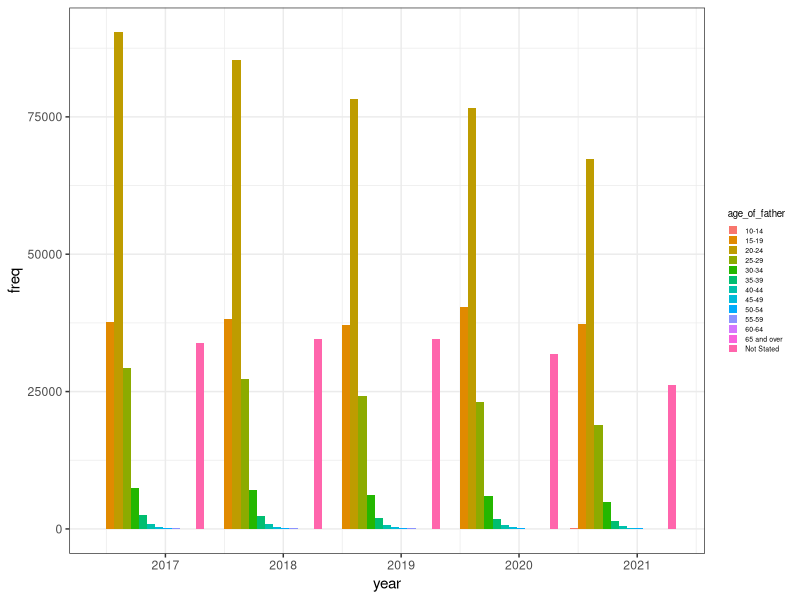
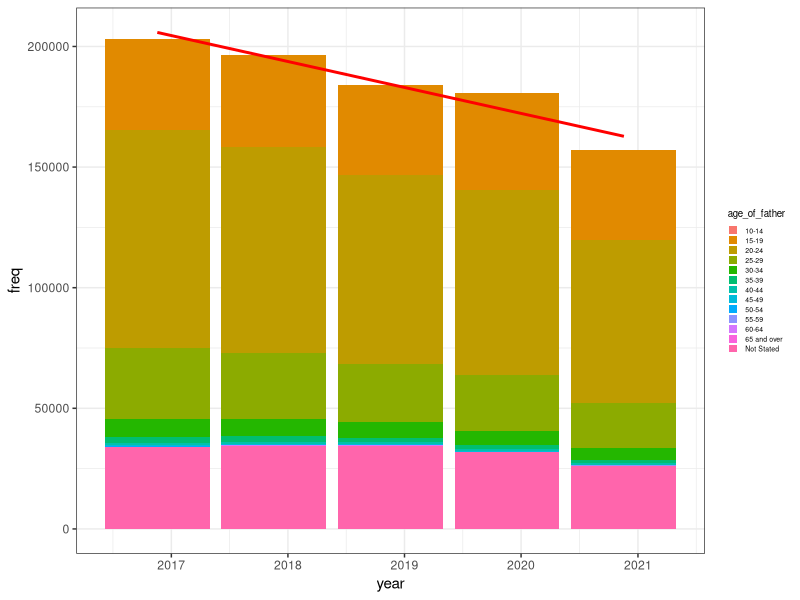
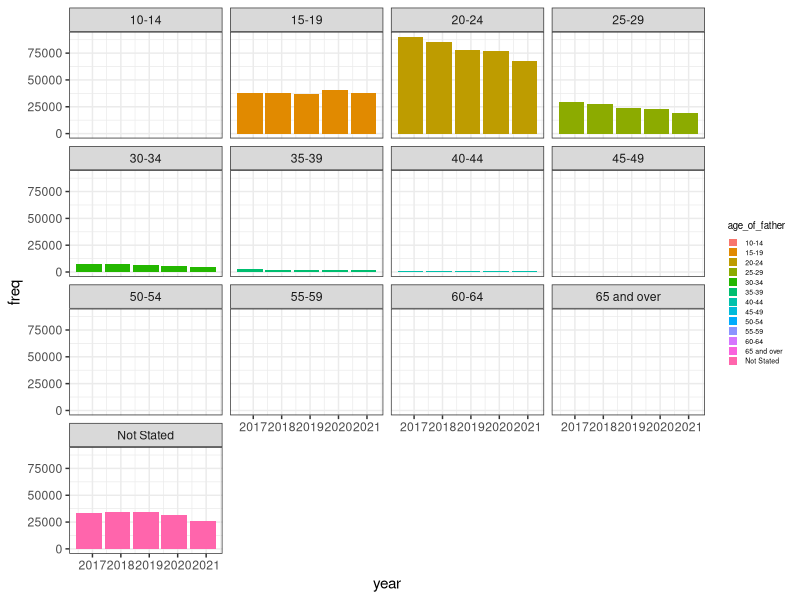
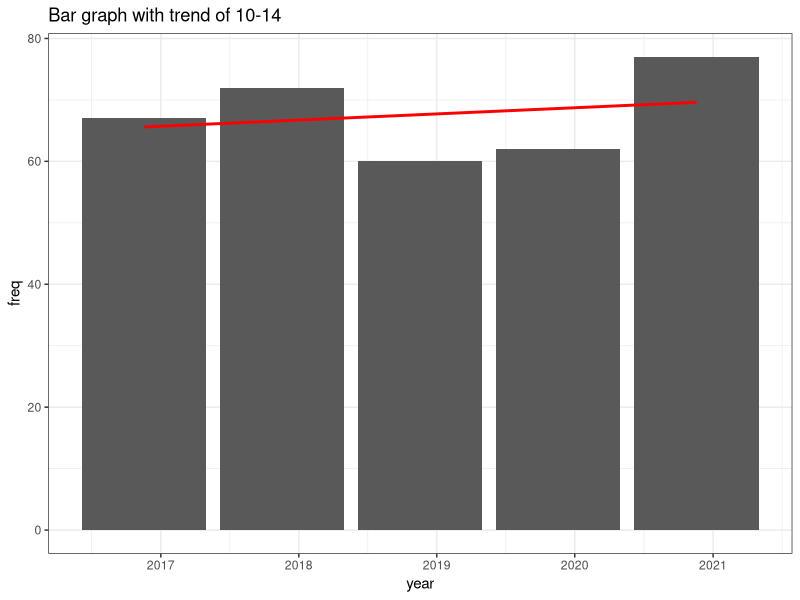

Here is the R script that generated these plots, in order:
## ---- chunk 1
#| echo: false
#| message: false
#| warning: false
# Dependencies
library(tidyverse)
library(readxl)
library(ggplot2)
library(dplyr)
## ---- chunk 2
#| echo: false
#| message: false
#| warning: false
# Load data
col_names <- c("age_of_father", "freq", "year")

data_2016 <- read_excel("teen_data.xlsx", 
                        sheet = "Table 3", range = "A8:B20", 
                        col_names = FALSE, na = "*")
data_2016$year <- as.Date(rep("2016", nrow(data_2016)), format='%Y')

data_2017 <- read_excel("teen_data.xlsx", 
                        sheet = "Table 3", range = "A24:B36", 
                        col_names = FALSE, na = "*")
data_2017$year <- as.Date(rep("2017", nrow(data_2017)), format='%Y')

data_2018 <- read_excel("teen_data.xlsx", 
                        sheet = "Table 3", range = "A40:B52", 
                        col_names = FALSE, na = "*")
data_2018$year <- as.Date(rep("2018", nrow(data_2018)), format='%Y')

data_2019 <- read_excel("teen_data.xlsx", 
                        sheet = "Table 3", range = "A56:B68", 
                        col_names = FALSE, na = "*")
data_2019$year <- as.Date(rep("2019", nrow(data_2019)), format='%Y')

data_2020 <- read_excel("teen_data.xlsx", 
                        sheet = "Table 3", range = "A72:B84", 
                        col_names = FALSE, na = "*")
data_2020$year <- as.Date(rep("2020", nrow(data_2020)), format='%Y')

colnames(data_2016) <- col_names
colnames(data_2017) <- col_names
colnames(data_2018) <- col_names
colnames(data_2019) <- col_names
colnames(data_2020) <- col_names

teen_data <- rbind(data_2016, data_2017, data_2018, data_2019, data_2020)

small_legend <- theme(legend.key.size = unit(0.25, 'cm'),
                      legend.title = element_text(size=7),
                      legend.text = element_text(size=5))
## ---- chunk 3
#| message: false
#| warning: false
# Overall
ggplot(data=teen_data,
       mapping=aes(x=year,
                   y=freq,
                   fill=age_of_father)) + 
  geom_bar(position="dodge", stat="identity") +
  theme_bw() +
  small_legend
## ---- chunk 4
#| message: false
#| warning: false
# By total
ggplot(data=teen_data) +
  geom_bar(mapping=aes(x=year,
                       y=freq,
                       fill=age_of_father),
           stat="identity") +
  geom_smooth(data=group_by(teen_data, year) %>%
                    summarise(total=sum(freq)),
              mapping=aes(x=year,
                          y=total),
              method="lm",
              se=FALSE,
              color="red") +
  theme_bw() +
  small_legend
## ---- chunk 5
#| message: false
#| warning: false
# By age of father (overall)
ggplot(data=teen_data,
       mapping=aes(x=year,
                   y=freq,
                   fill=age_of_father)) + 
  geom_bar(stat="identity") +
  facet_wrap(~age_of_father) +
  theme_bw() +
  small_legend
## ---- chunk 6
#| message: false
#| warning: false
# By age of father (specific)
age_of_father_vector <- unique(teen_data$age_of_father)
i <- 1 # which age group
ggplot(data=filter(teen_data, age_of_father==age_of_father_vector[i]),
       mapping=aes(x=year,y=freq)) +
  geom_bar(stat="identity") +
  geom_smooth(method="lm", se=FALSE, color="red") +
  theme_bw() +
  labs(title=paste("Bar graph with trend of", age_of_father_vector[i], sep=" "))
